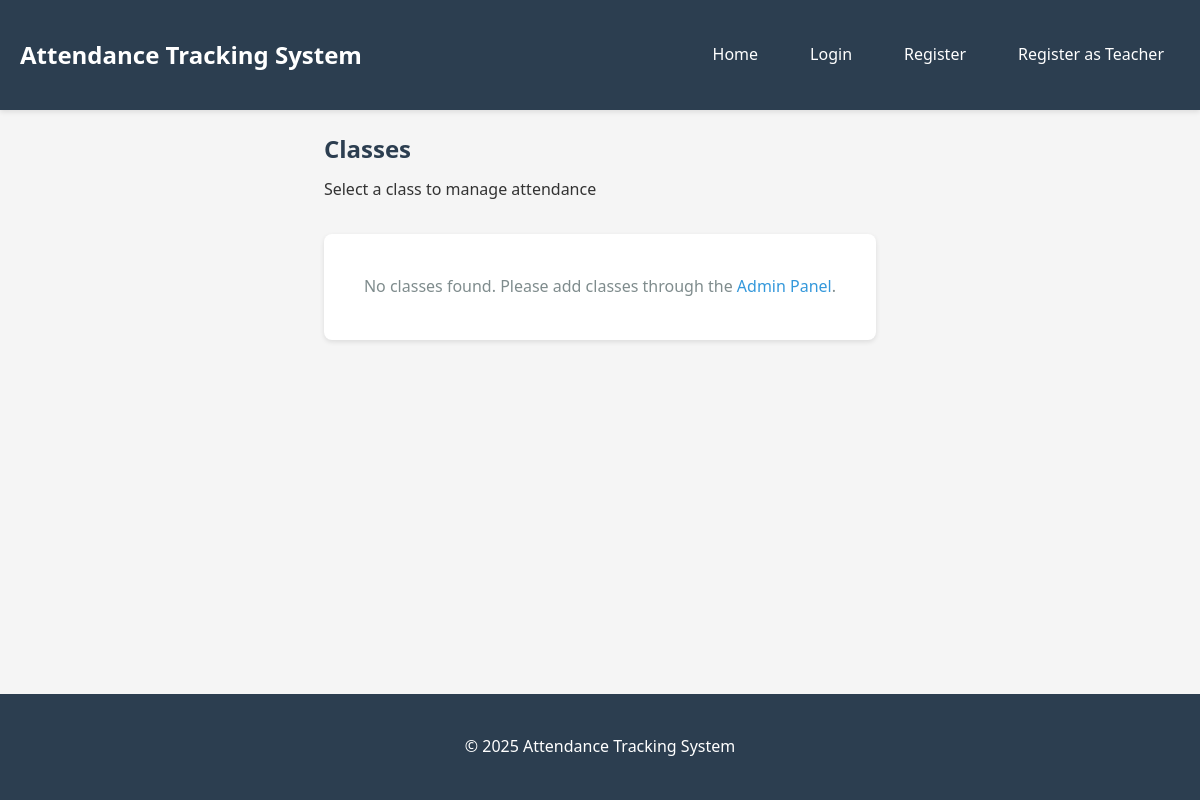
The app's page /, older data.
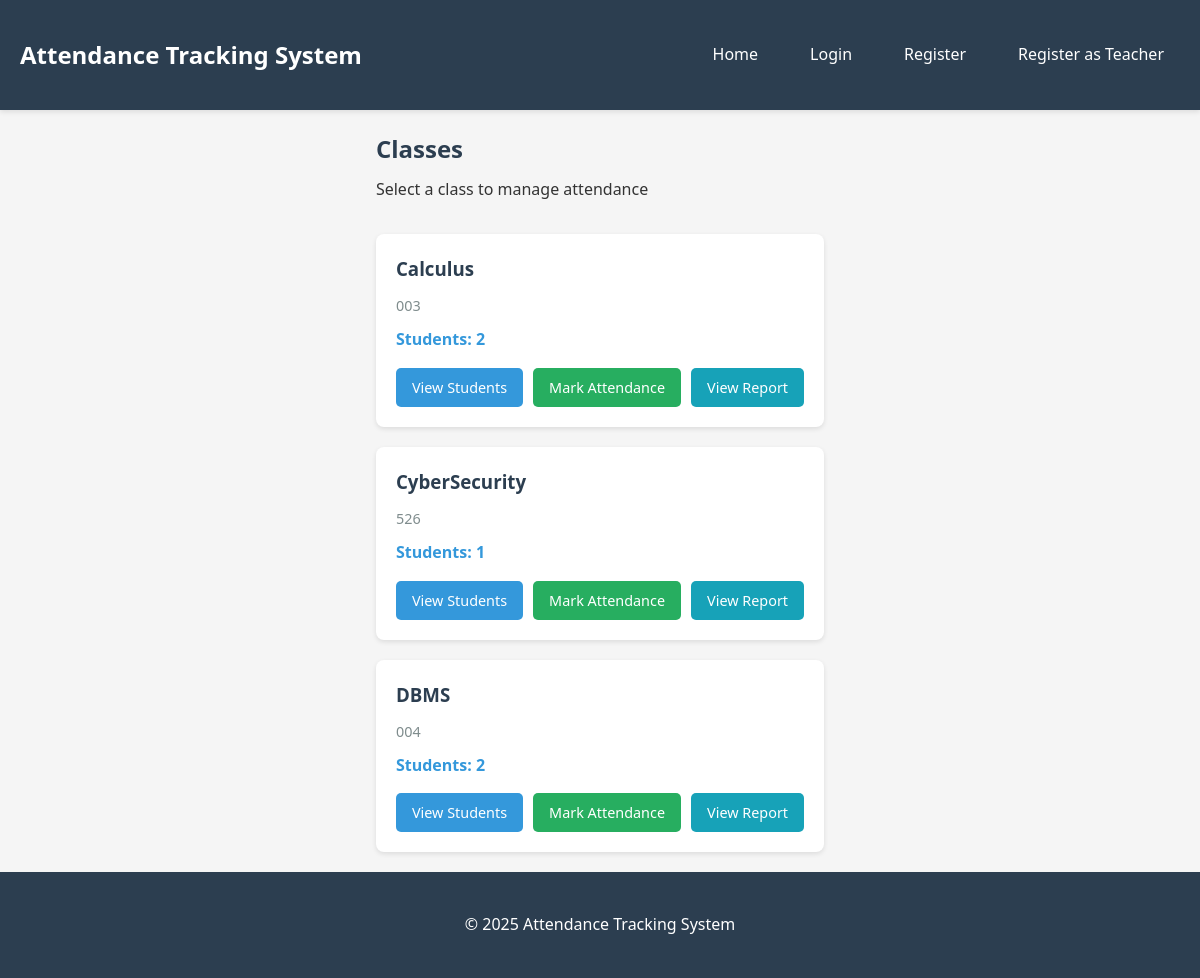
The same page, newer data.
### attendance/models.py (models this page shows, shortened)
class Class(models.Model):
    name = models.CharField(max_length=100)
    code = models.CharField(max_length=20, unique=True)
    description = models.TextField(blank=True)
    created_at = models.DateTimeField(auto_now_add=True)
    class Meta:
        verbose_name_plural = "Classes"
        ordering = ['name']

### attendance/views.py (the view)
# urls.py: path('', views.home, name='home'),
def home(request):
    classes = Class.objects.all()
    return render(request, 'attendance/home.html', {'classes': classes})

### templates/attendance/home.html (shortened to what this page needs)
{% extends 'base.html' %}
{% block content %}
<div class="page-header">
    <h2>Classes</h2>
    <p>Select a class to manage attendance</p>
</div>
{% if classes %}
    <div class="classes-grid">
        {% for class in classes %}
            <div class="class-card">
                <h3>{{ class.name }}</h3>
                <p class="class-code">{{ class.code }}</p>
                <p class="student-count">Students: {{ class.students.count }}</p>
                <div class="class-actions">
                    <a href="{% url 'class_students' class.id %}" class="btn btn-primary">View Students</a>
                    <a href="{% url 'mark_attendance' class.id %}" class="btn btn-success">Mark Attendance</a>
                    <a href="{% url 'attendance_report' class.id %}" class="btn btn-info">View Report</a>
                </div>
            </div>
        {% endfor %}
    </div>
{% else %}
    <div class="empty-state">
        <p>No classes found. Please add classes through the <a href="/admin/">Admin Panel</a>.</p>
    </div>
{% endif %}
{% endblock %}

Row changes from the older to the newer data that the page shows:
added Class: name "Calculus", code "003", students.count "2"
added Class: name "CyberSecurity", code "526", students.count "1"
added Class: name "DBMS", code "004", students.count "2"
Text that changed along with them:
text no longer shown: "No classes found. Please add classes through the Admin Panel ."
